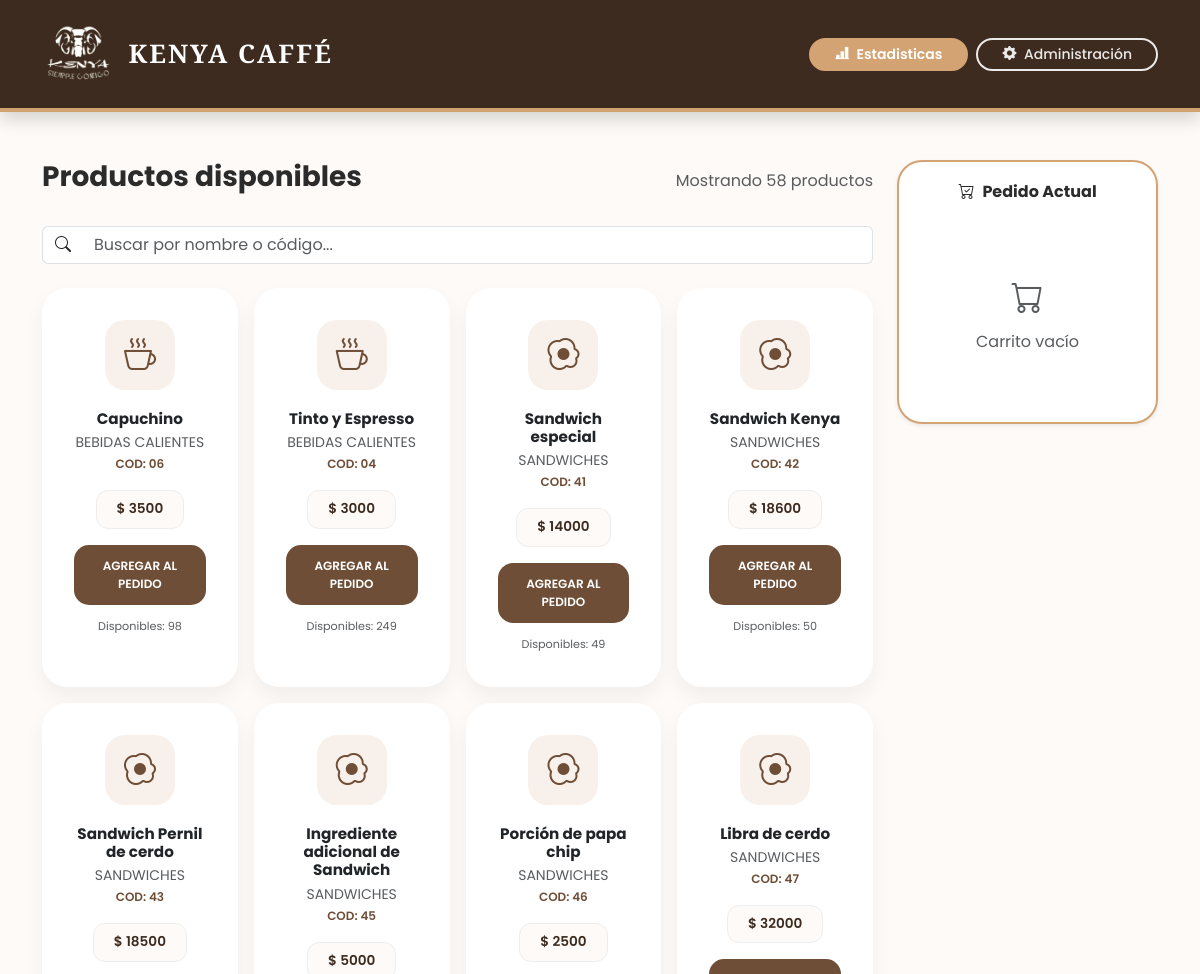
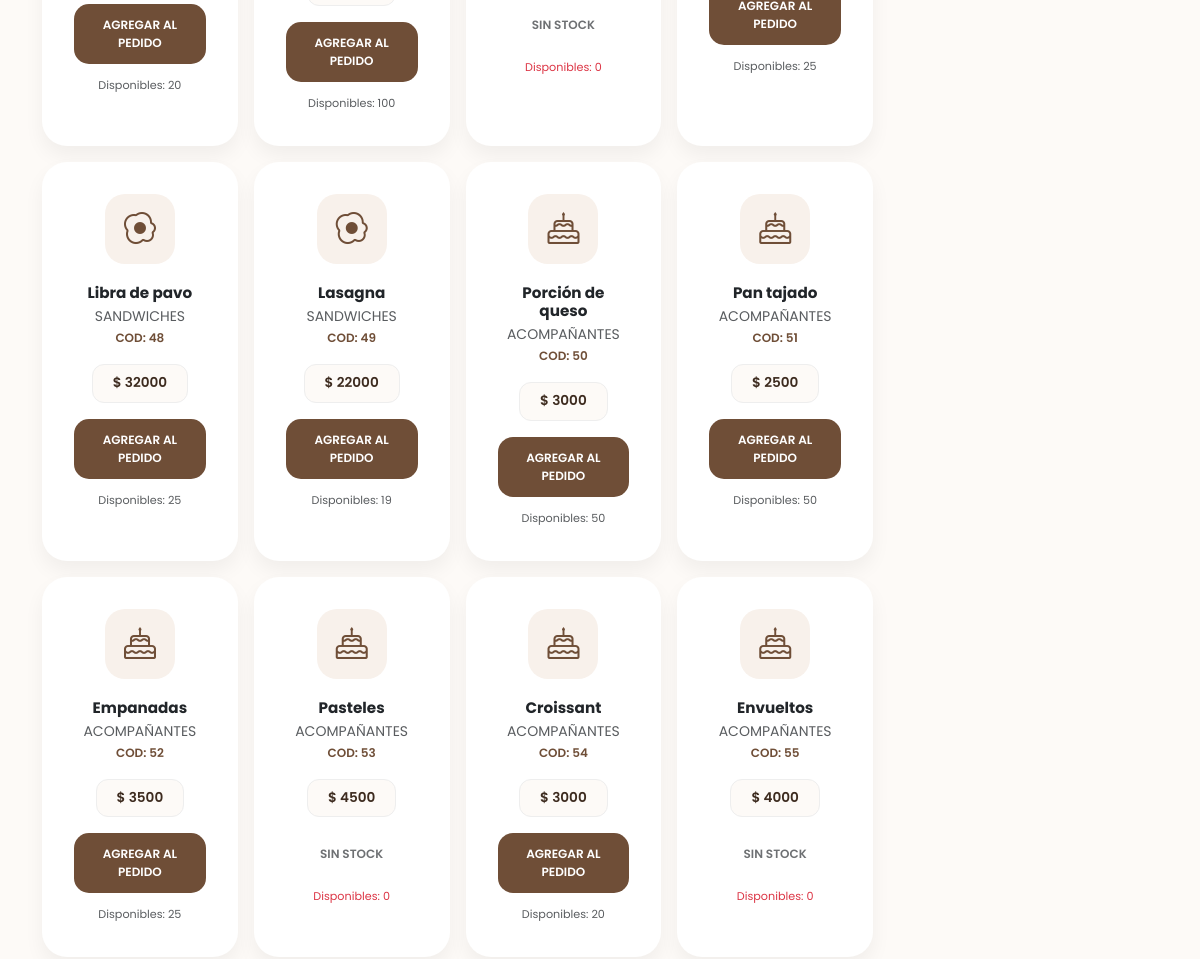
The app's page / (upper part), older data (2 pictures, top to bottom).
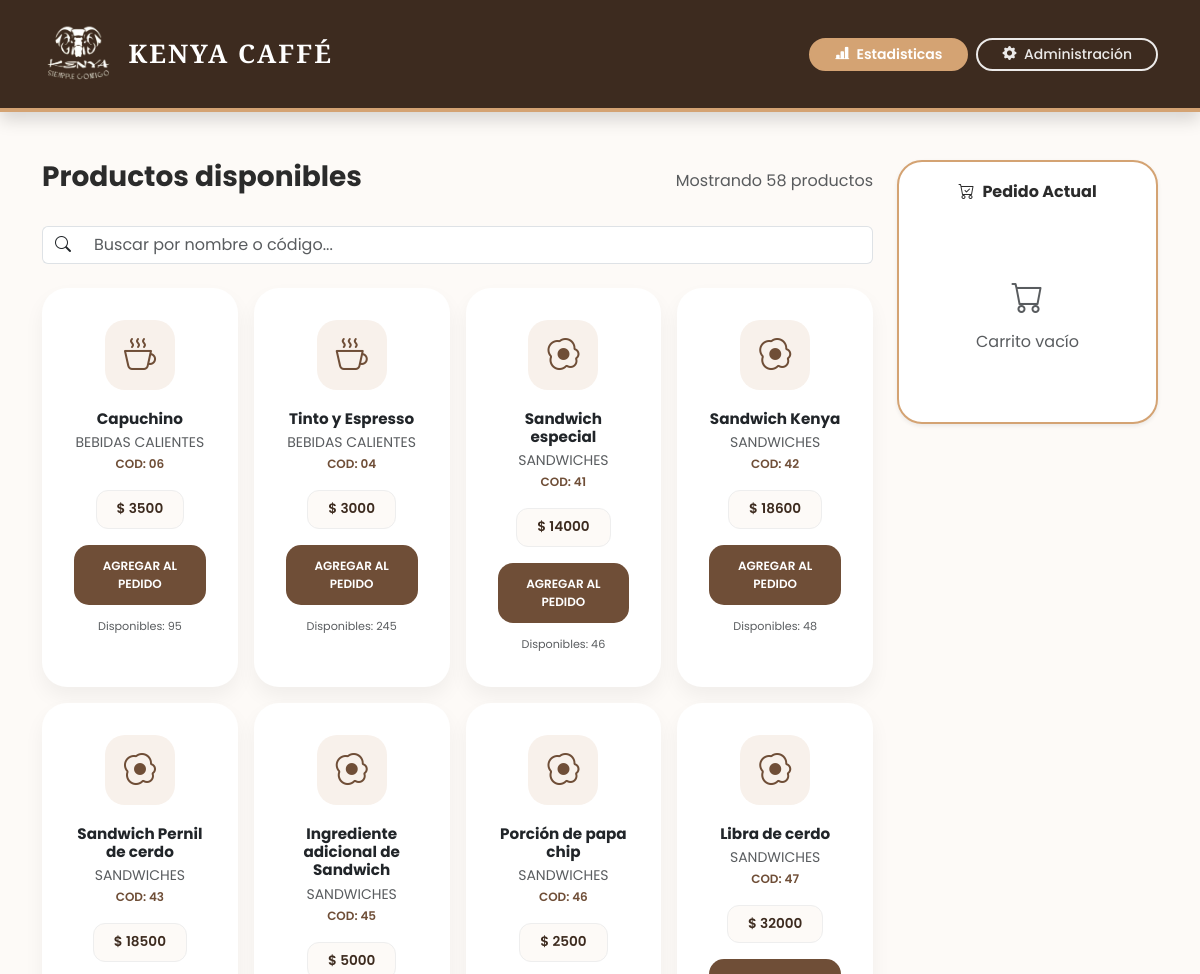
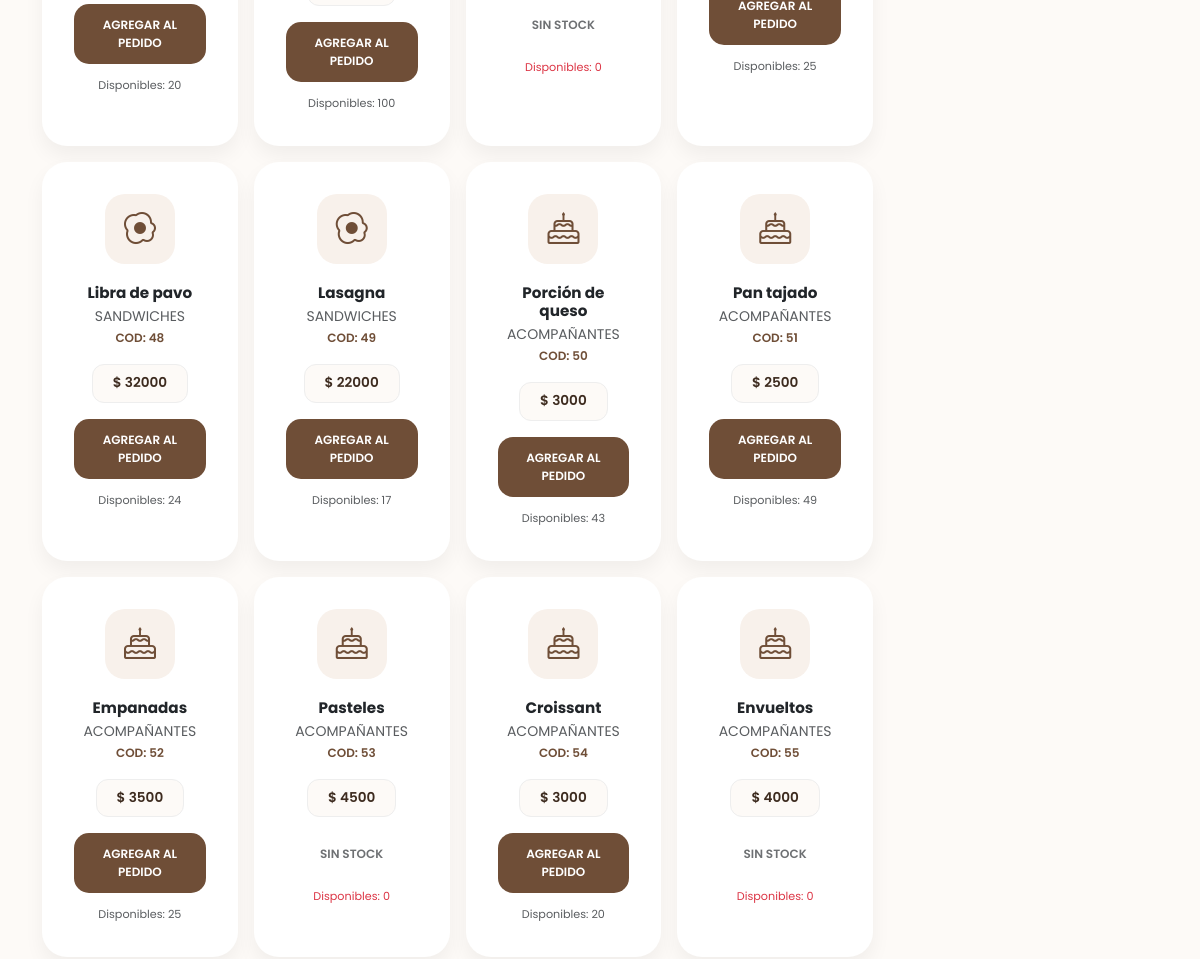
The same page, newer data (2 pictures, top to bottom).
### gestion/models.py (models this page shows, shortened)
class Producto(models.Model):
    codigo = models.CharField(
        max_length=20,
        unique=True,
        verbose_name="Código/SKU",
        null=True,
        blank=True
    )
    nombre = models.CharField(max_length=100)
    precio = models.DecimalField(max_digits=10, decimal_places=2)
    stock = models.IntegerField(default=0)
    categoria = models.ForeignKey(Categoria, on_delete=models.CASCADE)
    disponible = models.BooleanField(default=True)

class Categoria(models.Model):
    nombre = models.CharField(max_length=100, unique=True)
    class Meta:
        verbose_name_plural = "Categorías"

### gestion/views.py (the view, shortened to what this page needs)
# urls.py: path('', views.panel_ventas, name='index'),
def panel_ventas(request):
    productos = Producto.objects.filter(disponible=True)
    ultimas_ventas = Venta.objects.all().order_by('-id')[:5]
    return render(request, 'gestion/index.html', {
        'productos': productos,
        'ultimas_ventas': ultimas_ventas
    })

### gestion/templates/gestion/index.html (shortened to what the changed rows need)
{% load static %}
<!DOCTYPE html>
<html lang="es">
<head>
    <link href="https://cdn.jsdelivr.net/npm/bootstrap@5.3.0/dist/css/bootstrap.min.css" rel="stylesheet">
    <link rel="stylesheet" href="https://cdn.jsdelivr.net/npm/bootstrap-icons@1.11.1/font/bootstrap-icons.css">
</head>
<body>
<div class="container pb-5">
    <div class="row g-4">
        <div class="col-lg-9">
            <div class="row g-3" id="contenedorProductos">
                {% for p in productos %}
                <div class="col-md-6 col-lg-4 col-xl-3 item-producto">
                    <div class="card h-100 card-producto p-3 text-center">
                        <div class="card-body">
                            <div class="icon-box">
                                {% if p.categoria.nombre == 'Bebidas calientes' %}<i class="bi bi-cup-hot"></i>
                                {% elif p.categoria.nombre == 'Bebidas frias' %}<i class="bi bi-cup-straw"></i>
                                {% elif p.categoria.nombre == 'Sandwiches' %}<i class="bi bi-egg-fried"></i>
                                {% elif p.categoria.nombre == 'Vinos' %}<i class="bi bi-glass-hr"></i>
                                {% elif p.categoria.nombre == 'Licores' %}<i class="bi bi-wine"></i>
                                {% elif p.categoria.nombre == 'Acompañantes' %}<i class="bi bi-cake"></i>
                                {% else %}<i class="bi bi-bag-heart"></i>{% endif %}
                            </div>
                            <h5 class="fw-bold mb-1 nombre-producto" style="font-size: 0.95rem;">{{ p.nombre }}</h5>
                            <p class="text-muted small mb-3 text-uppercase">
                                {{ p.categoria.nombre }}
                                <br>
                                <span class="codigo-valor" style="color: var(--cafe-claro); font-weight: 600; font-size: 0.75rem;">
                                    Cod: <span class="cod-texto">{{ p.codigo|default:"---" }}</span>
                                </span>
                            </p>
                            <div class="mb-3">
                                <span class="price-badge" style="font-size: 0.85rem;">$ {{ p.precio|floatformat:0 }}</span>
                            </div>
                            <button type="button" class="btn btn-vender w-100 btn-agregar-carrito"
                                    data-id="{{ p.id }}" data-nombre="{{ p.nombre }}" data-precio="{{ p.precio }}"
                                    {% if p.stock <= 0 %}disabled{% endif %} style="font-size: 0.75rem;">
                                {% if p.stock > 0 %}AGREGAR AL PEDIDO{% else %}SIN STOCK{% endif %}
                            </button>
                            <div class="mt-2">
                                <small style="font-size: 0.7rem;" class="{% if p.stock < 5 %}text-danger{% else %}text-muted{% endif %}">
                                    Disponibles: {{ p.stock }}
                                </small>
                            </div>
                        </div>
                    </div>
                </div>
                {% endfor %}
            </div>
        </div>
    </div>
</div>
</body>
</html>

Row changes from the older to the newer data that the page shows:
changed Producto "Capuchino": stock "98" → "95"
changed Producto "Tinto y Espresso": stock "249" → "245"
changed Producto "Sandwich especial": stock "49" → "46"
changed Producto "Sandwich Kenya": stock "50" → "48"
changed Producto "Libra de pavo": stock "25" → "24"
changed Producto "Lasagna": stock "19" → "17"
changed Producto "Porción de queso": stock "50" → "43"
changed Producto "Pan tajado": stock "50" → "49"
